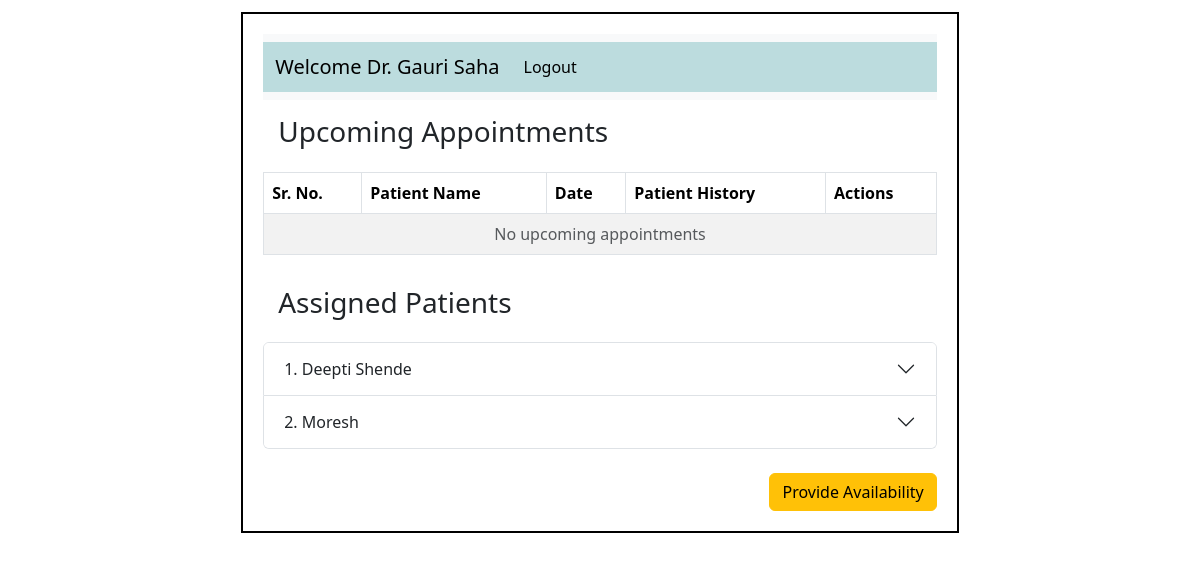
Before: /doctor/2 with the older database file.
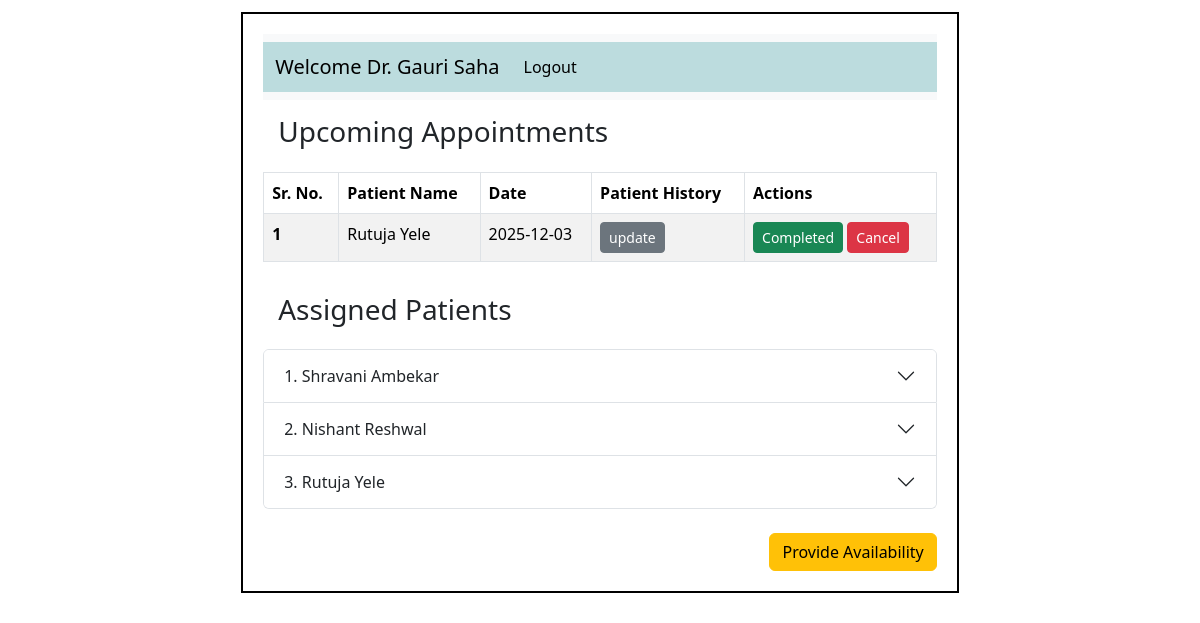
After: the same page with the newer database file.
### application/models.py (models this page shows)
class Patient(db.Model):
    __tablename__ = "Patient"
    patient_id = db.Column(db.Integer, primary_key=True)
    name = db.Column(db.String(), nullable=False)
    phone = db.Column(db.String())
    age = db.Column(db.Integer)
    gender = db.Column(db.String())
    email = db.Column(db.String(), unique=True)
    username = db.Column(db.String(), unique=True, nullable=False)
    password = db.Column(db.String(), nullable=False)
    address = db.Column(db.String())
    patient_type = db.Column(db.String(), default='OPD')  # OPD/IPD
    status = db.Column(db.String(), default='Active')
    consultant = db.Column(db.Integer, db.ForeignKey('Doctor.doctor_id'))  #foreignkey
    appointments = db.relationship('Appointment', backref='patient', lazy=True)  # relationship
    treatment = db.relationship('Treatment', backref='patient', lazy=True) #realtionship

class Appointment(db.Model):
    __tablename__ = "Appointment"
    appointment_id = db.Column(db.Integer, primary_key=True)
    date = db.Column(db.String() , nullable=False)
    time = db.Column(db.String(), nullable=False)
    status = db.Column(db.String(), default='Upcoming', nullable=False)
    doctor_id = db.Column(db.Integer, db.ForeignKey('Doctor.doctor_id'))   #foreignkey
    patient_id = db.Column(db.Integer, db.ForeignKey('Patient.patient_id'))  #foreignkey

### application/controllers.py (the view)
@app.route('/doctor/<int:dr_id>' , methods=['GET'])
def doctor(dr_id):
    this_doctor =Doctor.query.filter_by(doctor_id=dr_id).first()
    appoint = Appointment.query.filter_by(doctor_id=dr_id).order_by(Appointment.date.asc(), Appointment.time.asc()).all()
    assigned_patients = Patient.query.filter_by(consultant=dr_id).all()
    return render_template('dr_dash.html', this_doctor=this_doctor, appoint=appoint, assigned_patients=assigned_patients)

### templates/dr_dash.html (shortened to what the changed rows need)
<!DOCTYPE html>
<html lang="en">
    <head>
        <link rel="stylesheet" href="/static/style.css">
        <link href="https://cdn.jsdelivr.net/npm/bootstrap@5.3.8/dist/css/bootstrap.min.css" rel="stylesheet"
>
    </head>
    <body>
        <div id="main">
            <div id="canvas">
                <div id="content">
                    <div id="table">
                        <table class="table border table-bordered table-striped">
                            <thead>
                                <tr>
                                    <th scope="col">Sr. No.</th>
                                    <th scope="col">Patient Name</th>
                                    <th scope="col">Date</th>
                                    <th scope="col">Patient History</th>
                                    <th scope="col">Actions</th>
                                </tr>
                            </thead>
                            <tbody>
                                {% set ns = namespace(found=false, count=0) %}
                                {% for ap in appoint %}
                                    {% if ap %}
                                        {% if ap.status == "Upcoming" or ap.status == "Updated"%}
                                        {% set ns.found = true %}
                                        {% set ns.count = ns.count + 1 %}
                                            <tr>
                                                <th >{{ ns.count }}</th>
                                                <td>{{ ap.patient.name }}</td>
                                                <td>{{ ap.date }}</td>
                                                <td>
                                                    <a href="/update_patient_history/{{ap.appointment_id}}" class="btn btn-secondary btn-sm" >update</a>
                                                </td>
                                                <td>
                                                    <a href="/complete_appoint/{{ap.appointment_id}}" class="btn btn-success btn-sm"> Completed </a>
                                                    {% if ap.status == "Updated" %}
                                                        <button class="btn btn-secondary btn-sm" disabled>Cancel</button>
                                                    {% else %}
                                                        <a href="{{ url_for('cancel_appoint', appoint_id=ap.appointment_id, role='doctor') }}" class="btn btn-danger btn-sm"> Cancel </a>
                                                    {% endif %}
                                                </td>
                                            </tr>
                                        {% endif %}
                                    {% endif %}
                                {% endfor %}
                                {% if not ns.found %}
                                    <tr>
                                        <td colspan="6" class="text-center text-muted">
                                            No upcoming appointments
                                        </td>
                                    </tr>
                                {% endif %}
                            </tbody>
                        </table>
                    </div>
                            <div class="accordion" id="patientAccordion">
                                {% for patient in assigned_patients if patient.status == "Active" %}
                                <div class="accordion-item">
                                    <h2 class="accordion-header" id="heading{{patient.patient_id}}">
                                        <button class="accordion-button collapsed" type="button"
                                            data-bs-toggle="collapse"
                                            data-bs-target="#collapse{{patient.patient_id}}">
                                            {{ loop.index }}.  {{ patient.name }}
                                        </button>
                                    </h2>
                                </div>
                                {% endfor %}
                            </div> <br>
                </div>
            </div>
        </div>
    </body>
</html>

Changed rows visible on the page:
added Appointment: count "1", patient.name "Rutuja Yele", date "2025-12-03"
changed Patient: name "Deepti Shende" → "Shravani Ambekar"
changed Patient: name "Moresh" → "Nishant Reshwal"
now on this page (row edited): Patient: name "Rutuja Yele"
Other visible differences:
text no longer shown: "No upcoming appointments"
